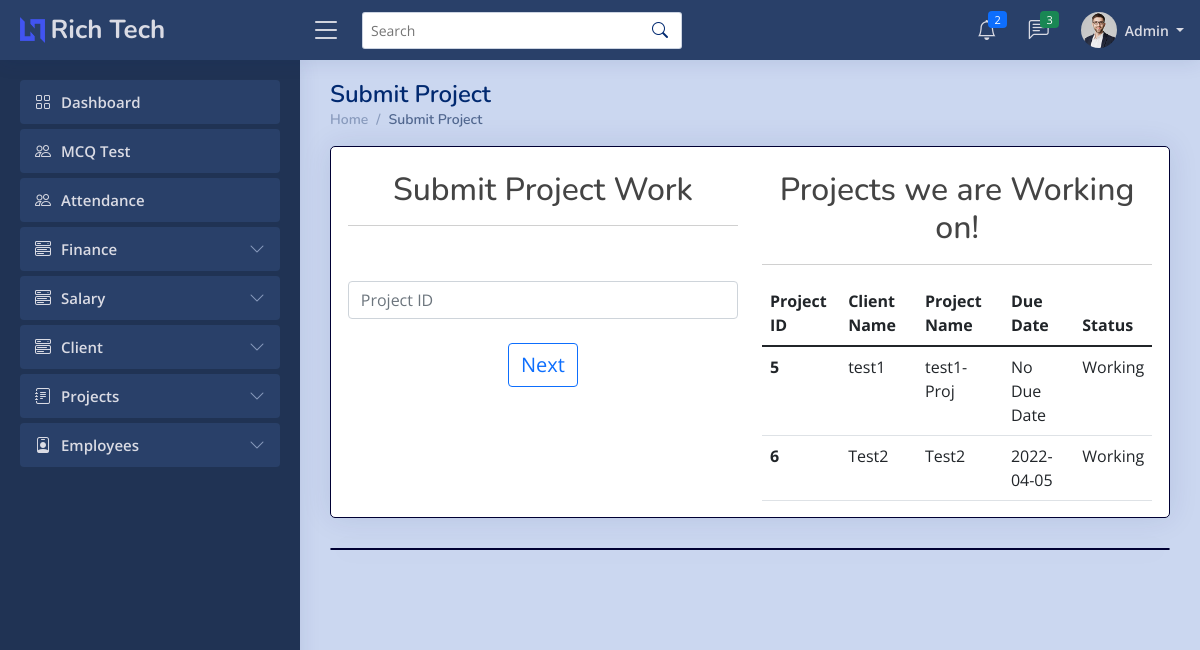
The app's page /admin/change_status.php (signed in), older data.
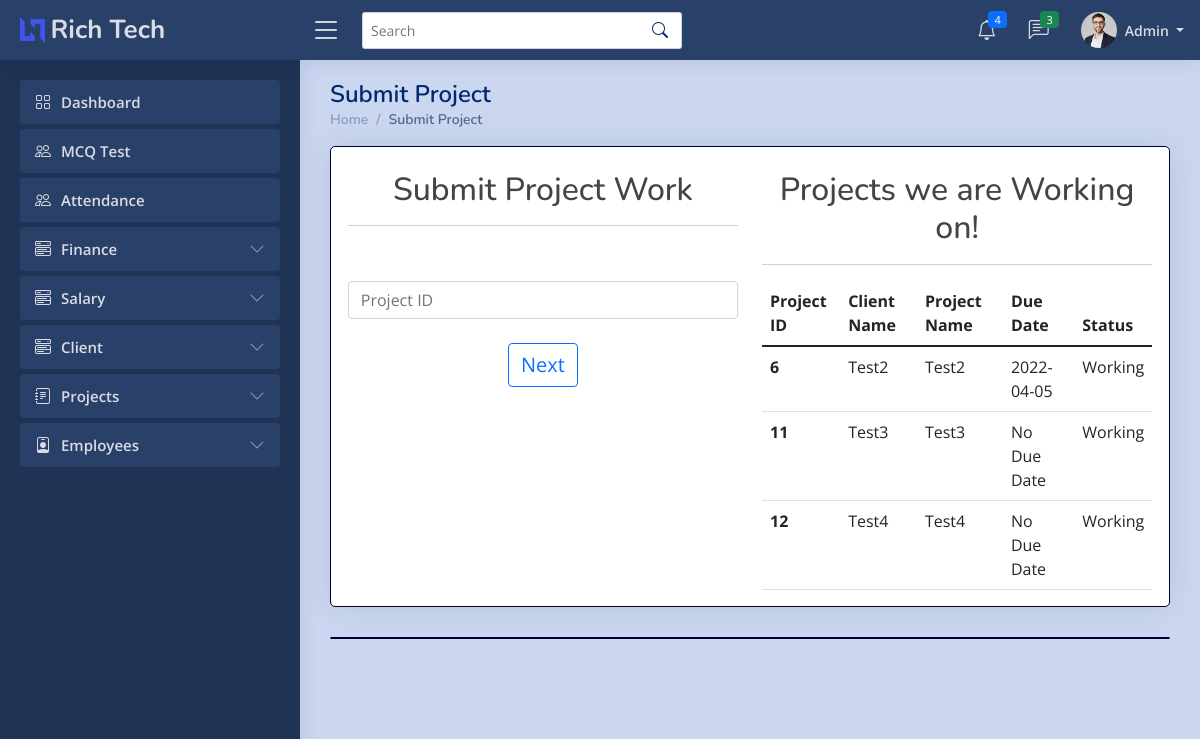
The same page, newer data.
### tables this page shows
CREATE TABLE `clientt` (
  `Id` int(7) NOT NULL,
  `cname` varchar(255) NOT NULL,
  `pname` varchar(255) NOT NULL,
  `mobile` varchar(255) NOT NULL,
  `email` varchar(255) NOT NULL,
  `aaddress` varchar(10000) NOT NULL,
  `pdate` date NOT NULL,
  `ddate` date NOT NULL,
  `descrip` longtext NOT NULL,
  `pstatus` varchar(20) NOT NULL,
  `cdate` date DEFAULT NULL,
  `charges` int(7) NOT NULL,
  `received` date DEFAULT NULL
);

### admin/change_status.php (the view, shortened to what the changed rows need)
<?php
    if ($_SESSION['erole']=="admin"){
    ?>
<!DOCTYPE html>
<html lang="en">
    <head>
        <link href="../assets/vendor/bootstrap/css/bootstrap.min.css" rel="stylesheet">
        <link rel="stylesheet" href="../assets/vendor/bootstrap-icons/bootstrap-icons.css?v=<?php echo time(); ?>">
        <link href="../assets/vendor/boxicons/css/boxicons.min.css" rel="stylesheet">
        <link href="../assets/vendor/quill/quill.snow.css" rel="stylesheet">
        <link href="../assets/vendor/quill/quill.bubble.css" rel="stylesheet">
        <link href="../assets/vendor/remixicon/remixicon.css" rel="stylesheet">
        <link href="../assets/vendor/simple-datatables/style.css" rel="stylesheet">
        <link rel="stylesheet" href="../assets/css/style.css?v=<?php echo time(); ?>">
    </head>
    <body>
        <?php include 'imports/nav-admin.php'; ?>
        <main id="main" class="main">
            <div class="pagetitle">
                <h1>Submit Project</h1>
                <nav>
                    <ol class="breadcrumb">
                        <li class="breadcrumb-item"><a href="index.php">Home</a></li>
                        <li class="breadcrumb-item active">Submit Project</li>
                    </ol>
                </nav>
            </div>
            <section class="section dashboard">
                <div class="card" style="padding-left: 2%; padding-right: 2%">
                    <br>
                    <div class="row">
                        <div class="col-md-6">
                            <center>
                                <h2>Submit Project Work</h2>
                            </center>
                            <hr>
                        </div>
                        <div class="col-md-6">
                            <center>
                                <h2>Projects we are Working on!</h2>
                            </center>
                            <hr>
                        </div>
                    </div>
                    <div class="row">
                        <div class="col-md-6">
                            <form action="" method="post">
                                <center>
                                    <input type="text" class="form-control" name="pid" id="" placeholder="Project ID"><br>
                                    <input type="submit" name="psubmit" style="font-size:20px" class="btn btn-outline-primary" value="Next">
                                </center>
                                <br>
                                <br>
                            </form>
                        </div>
                        <div class="col-md-6">
                            <?php
                                include '../imports/config.php';
                                $conn=mysqli_connect($server_name,$username,$password,$database_name);
                                $sql_query = "SELECT * from clientt where pstatus='Working'";
                                $records = mysqli_query($conn, $sql_query);
                                echo '<table class="table table-hover">';
                                    echo '<thead class="thead-dark">';
                                        echo '<tr>';
                                        echo '<th scope="col">Project ID</th>';
                                        echo '<th scope="col">Client Name</th>';
                                        echo '<th scope="col">Project Name</th>';
                                        echo '<th scope="col">Due Date</th>';
                                        echo '<th scope="col">Status</th>';
                                        echo '</tr>';
                                    echo '</thead>';
                                    echo '<tbody>';
                                    while($data = mysqli_fetch_array($records)){
                                        $n=$data['Id'];
                                        $cname=$data['cname'];
                                        $pname=$data['pname'];
                                        $ddate=$data['ddate'];
                                        $status=$data['pstatus'];
                                        if($ddate=="0000-00-00"){
                                            $ddate="No Due Date";
                                        }
                                        echo '<tr>
                                                <th scope="row">'.$n.'</th>
                                                <td>'.$cname.'</td>
                                                <td>'.$pname.'</td>
                                                <td>'.$ddate.'</td>
                                                <td>'.$status.'</td>
                                                </tr>';
                                    }
                                    echo '</tbody>
                                    </table>';
                                ?>
                        </div>
                    </div>
                </div>
                <div class="card" style="padding-left: 2%; padding-right: 2%">
                </div>
            </section>
        </main>
    </body>
</html>
<?php
    }
    else{
    ob_start();
    header('Location: '.'../index.php');
    ob_end_flush();
    die();
    }
?>

### admin/imports/nav-admin.php (shortened to what the changed rows need)
<header id="header" class="header fixed-top d-flex align-items-center">
  <div class="d-flex align-items-center justify-content-between">
    <a href="index.php" class="logo d-flex align-items-center">
      <img src="../assets/img/logo.png" alt="">
      <span class="d-none d-lg-block">Rich Tech</span>
    </a>
    <i class="bi bi-list toggle-sidebar-btn"></i>
  </div>
  <div class="search-bar">
    <form class="search-form d-flex align-items-center" method="POST" action="#">
      <input type="text" name="query" placeholder="Search" title="Enter search keyword">
      <button type="submit" title="Search"><i class="bi bi-search"></i></button>
    </form>
  </div>
  <nav class="header-nav ms-auto">
    <ul class="d-flex align-items-center">
      <li class="nav-item dropdown">
        <a class="nav-link nav-icon" href="#" data-bs-toggle="dropdown">
          <i class="bi bi-bell"></i>
          <span class="badge bg-primary badge-number">
            <?php
              include '../imports/config.php';
              $sql_query = "SELECT * FROM notift WHERE euid='admin' ORDER BY id DESC LIMIT 4;";
              $result = mysqli_query($conn,$sql_query);
              $count = mysqli_num_rows($result);
              echo $count;
            ?>
          </span>
        </a>
      </li>
      <li class="nav-item dropdown">
        <a class="nav-link nav-icon" href="#" data-bs-toggle="dropdown">
          <i class="bi bi-chat-left-text"></i>
          <span class="badge bg-success badge-number">3</span>
        </a>
      </li>
      <li class="nav-item dropdown pe-3">
        <a class="nav-link nav-profile d-flex align-items-center pe-0" href="#" data-bs-toggle="dropdown">
          <img src="../assets/img/profile-img.jpg" alt="Profile" class="rounded-circle">
          <span class="d-none d-md-block dropdown-toggle ps-2"> Admin </span>
        </a>
      </li>
    </ul>
  </nav>
</header>
<aside id="sidebar" class="sidebar">
  <ul class="sidebar-nav" id="sidebar-nav">
    <li class="nav-item">
      <a class="nav-link " href="index.php">
        <i class="bi bi-grid"></i>
        <span>Dashboard</span>
      </a>
    </li>
    <li class="nav-item">
      <a class="nav-link " href="../MCQ/dashboard.php">
        <i class="bi bi-people"></i>
        <span>MCQ Test</span>
      </a>
    </li>
          <li class="nav-item">
      <a class="nav-link " href="attendance.php">
        <i class="bi bi-people"></i>
        <span>Attendance</span>
      </a>
    </li>
    <li class="nav-item">
      <a class="nav-link collapsed" data-bs-target="#finance-nav" data-bs-toggle="collapse" href="#">
        <i class="bi bi-menu-button-wide"></i><span>Finance</span><i class="bi bi-chevron-down ms-auto"></i>
      </a>
    </li>
    <li class="nav-item">
      <a class="nav-link collapsed" data-bs-target="#salary-nav" data-bs-toggle="collapse" href="#">
        <i class="bi bi-menu-button-wide"></i><span>Salary</span><i class="bi bi-chevron-down ms-auto"></i>
      </a>
    </li>
    <li class="nav-item">
      <a class="nav-link collapsed" data-bs-target="#client-nav" data-bs-toggle="collapse" href="#">
        <i class="bi bi-menu-button-wide"></i><span>Client</span><i class="bi bi-chevron-down ms-auto"></i>
      </a>
    </li>
    <li class="nav-item">
      <a class="nav-link collapsed" data-bs-target="#projects-nav" data-bs-toggle="collapse" href="#">
        <i class="bi bi-journal-text"></i><span>Projects</span><i class="bi bi-chevron-down ms-auto"></i>
      </a>
    </li>
    <li class="nav-item">
      <a class="nav-link collapsed" data-bs-target="#employees-nav" data-bs-toggle="collapse" href="#">
        <i class="bi bi-person-badge"></i><span>Employees</span><i class="bi bi-chevron-down ms-auto"></i>
      </a>
    </li>
  </ul>
</aside>

Row changes from the older to the newer data that the page shows:
no longer on this page (row edited): clientt: Id "5", cname "test1", pname "test1-Proj", ddate "No Due Date", pstatus "Working"
now on this page (row edited): clientt: Id "11", cname "Test3", pname "Test3", ddate "No Due Date", pstatus "Working"
now on this page (row edited): clientt: Id "12", cname "Test4", pname "Test4", ddate "No Due Date", pstatus "Working"
Text that changed along with them:
$count: "2" → "4"
